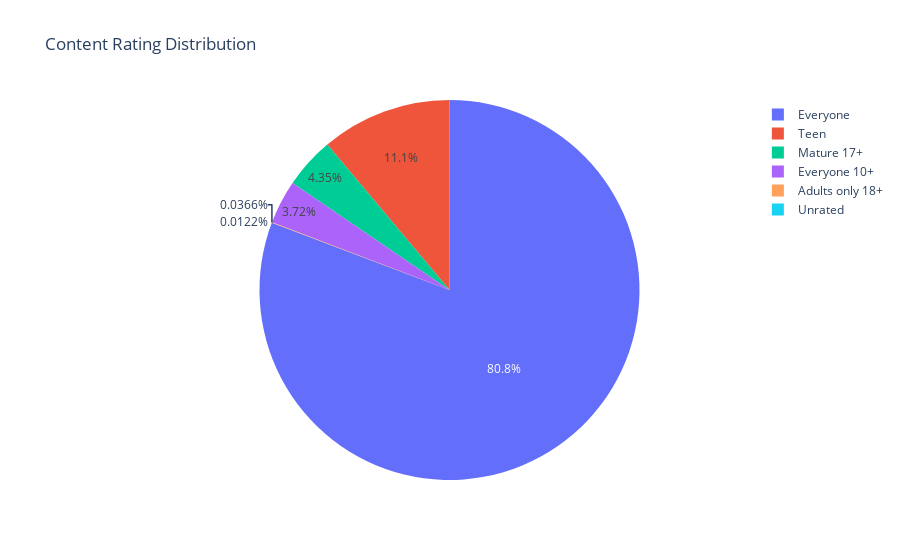

Notebook code for this chart:
### Code cell
fig = px.pie(names=ratings.index, values=ratings.values, title='Content Rating Distribution')
fig.show()

### Figure 1 — Plotly figure (JSON) as saved in the notebook; plotly's stock layout.template omitted (floating-point values rounded to 4 significant figures)
{"data": [{"domain": {"x": [0, 1], "y": [0, 1]}, "hovertemplate": "label=%{label}<br>value=%{value}<extra></extra>", "labels": ["Everyone", "Teen", "Mature 17+", "Everyone 10+", "Adults only 18+", "Unrated"], "legendgroup": "", "name": "", "showlegend": true, "type": "pie", "values": [6621, 912, 357, 305, 3, 1]}], "layout": {"legend": {"tracegroupgap": 0}, "title": {"text": "Content Rating Distribution"}}}
